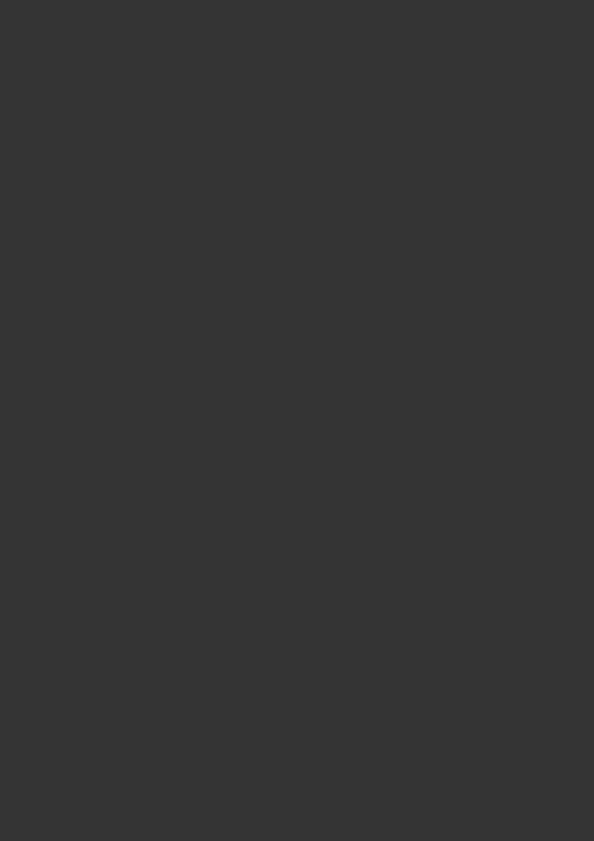
Frame 1 (no input)
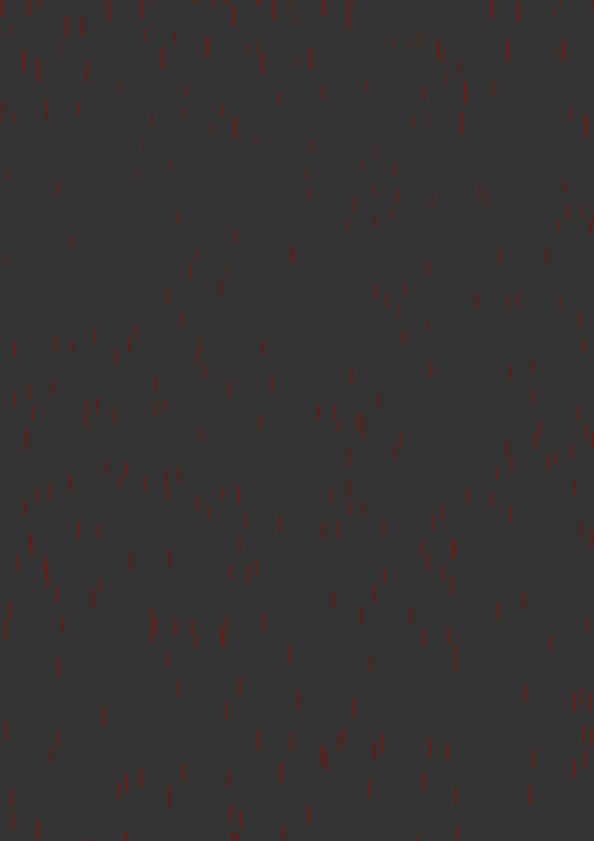
Frame 60 (no input)
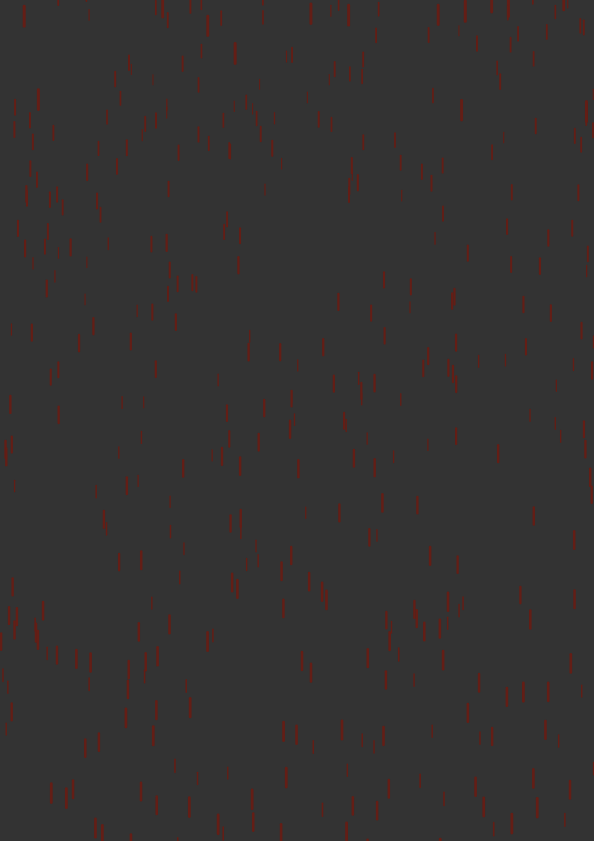
Frame 120 (the mouse pressed at the canvas centre since frame 60)

The p5.js sketch that drew these frames (run headless with seeded random() and noise() and a simulated clock; from frame 60 on, the mouse is pressed at the canvas centre):

// p5.js sketch
// ── sketch.js
var drops = [];

function setup() {
  createCanvas(594,841);
  for (var i = 0; i < 500; i++) {
    drops[i] = new Drop();
  }
}

function draw() {
  background(51);
  for (var i = 0; i < drops.length; i++) {
    drops[i].fall();
    drops[i].show();
  }
}

function Drop() {
  this.x = random(width);
  this.y = random(-500, -50);
  this.z = random(0, 20);
  this.len = map(this.z, 0, 20, 10, 20);
  this.yspeed = map(this.z, 0, 20, 1, 20);

  this.fall = function() {
    this.y = this.y + this.yspeed;
    var grav = map(this.z, 0, 20, 0, 0.2);
    this.yspeed = this.yspeed + grav;

    if (this.y > height) {
      this.y = random(-200, -100);
      this.yspeed = map(this.z, 0, 20, 4, 10);
    }
  }

  this.show = function() {
    var thick = map(this.z, 0, 20, 1, 3);
    strokeWeight(thick);
    stroke(100, 30, 22);
    line(this.x, this.y, this.x, this.y+this.len);
  }
}
